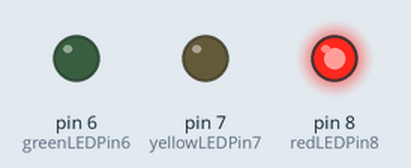
The sketch below on a simulated Arduino Uno, built with avr-gcc and run on an emulated ATmega328P. Shown: output pins drawn as LEDs (lit = HIGH).

Above: at 2.5 s.
At 6.0 s:
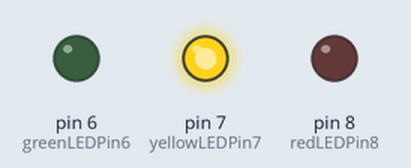
At 9.6 s:
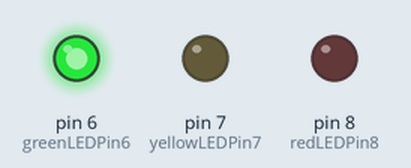
At 12.12 s:
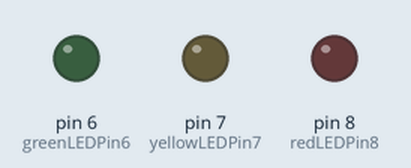
Timing chart, 0 to 15.8 s (numbered marks = the images above):
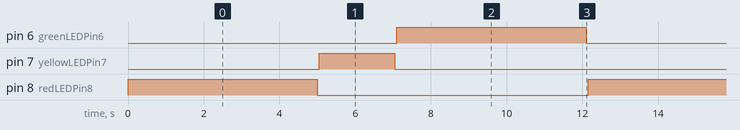

The sketch:

stop_light.ino
```cpp
// Basic blinking LED lights using pins 6, 7, and 8
// Connect a wire from the ground pin on Arduino to ground bank on breadboard
// From ground bank on breadboard, jump a 330 ohm resistor to row 6 on breadboard
// Plug in short lead on LED to row 6 on breadboard
// Plug in long lead on LED on row 5 on breadboard
// Connect Red wire from row 5 on the Arduino to Pin 8 on Arduino
// Repeat on pins 7 and 6 for yellow and green LEDs
// You can reuse the ground jumper

int redLEDPin8 = 8;                   // Red LED connected to pin 8
int yellowLEDPin7 = 7;                // Yellow LED connected to pin 7
int greenLEDPin6 = 6;                 // Green LED connected to pin 6

void setup()
{
  pinMode(redLEDPin8, OUTPUT);        // sets the digital pin as output
  pinMode(yellowLEDPin7, OUTPUT);     // sets the digital pin as output
  pinMode(greenLEDPin6, OUTPUT);      // sets the digital pin as output
}

void loop()
{
  digitalWrite(redLEDPin8, HIGH);     // sets the Red LED on
  delay(5000);                        // waits for 5 seconds
  digitalWrite(redLEDPin8, LOW);      // sets the Red LED off
  delay(50);                          // waits for 1/20 second

  digitalWrite(yellowLEDPin7, HIGH);  // sets the Yellow LED on
  delay(2000);                        // waits for 2 seconds
  digitalWrite(yellowLEDPin7, LOW);   // sets the Yellow LED off
  delay(50);                          // waits for 1/20 second

  digitalWrite(greenLEDPin6, HIGH);   // sets the Green LED on
  delay(5000);                        // waits for 5 seconds
  digitalWrite(greenLEDPin6, LOW);    // sets the Green LED off
  delay(50);                          // waits for 1/20 second

}
```

Measured:
- by itself, pin 6 (greenLEDPin6), pin 8 (redLEDPin8): alternates HIGH for 5.0 s and LOW for 7.2 s
- by itself, pin 7 (yellowLEDPin7): alternates HIGH for 2.0 s and LOW for 10.2 s
- by itself, everything shown: repeats every 12.2 s, in 6 steps
